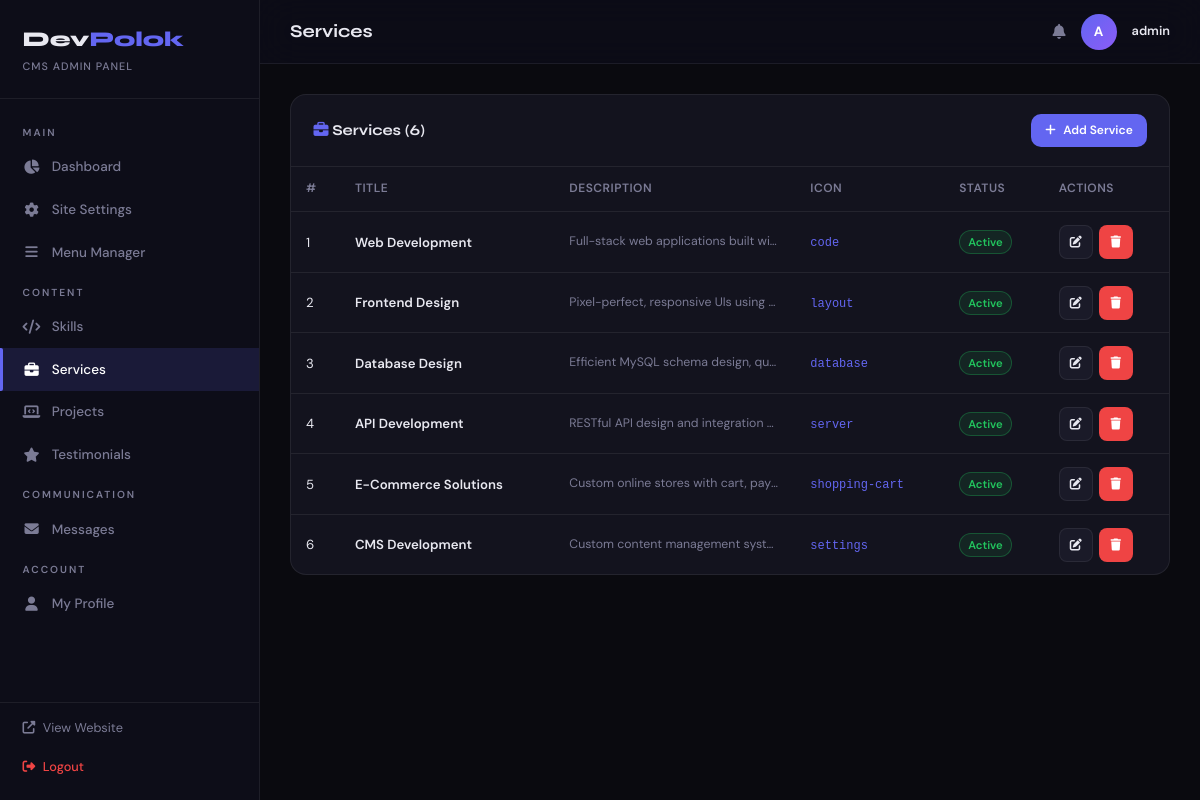
The app's page /devpolok/admin/services.php (signed in) with its own data.
### tables this page shows
CREATE TABLE IF NOT EXISTS services (
    id INT AUTO_INCREMENT PRIMARY KEY,
    title VARCHAR(150) NOT NULL,
    description TEXT,
    icon VARCHAR(100),
    sort_order INT DEFAULT 0,
    is_active TINYINT(1) DEFAULT 1,
    created_at TIMESTAMP DEFAULT CURRENT_TIMESTAMP
);

### devpolok/config.php (called while the page is built, shortened)
<?php
function sanitize($input) {
    return htmlspecialchars(trim($input), ENT_QUOTES, 'UTF-8');
}

### devpolok/admin/services.php (the view, shortened to what this page needs)
<?php
$pageTitle = 'Services';
require_once 'includes/header.php';
$pdo = getDB();
$services = $pdo->query("SELECT * FROM services ORDER BY sort_order ASC")->fetchAll();
$action = $_GET['action'] ?? 'list';
$editData = null;
?>
<?php if ($action === 'add' || $action === 'edit'): ?>
<div class="card">
    <div class="card-header">
        <span class="card-title"><?= $action==='edit'?'Edit Service':'Add Service' ?></span>
        <a href="services.php" class="btn btn-sm btn-secondary"><i class="fas fa-arrow-left"></i> Back</a>
    </div>
    <div class="card-body">
        <form method="POST">
            <input type="hidden" name="action" value="save">
            <input type="hidden" name="id" value="<?= $editData['id'] ?? 0 ?>">
            <div class="form-group">
                <label class="form-label">Service Title *</label>
                <input type="text" name="title" class="form-input" value="<?= sanitize($editData['title'] ?? '') ?>" required>
            </div>
            <div class="form-group">
                <label class="form-label">Description</label>
                <textarea name="description" class="form-textarea" rows="4"><?= sanitize($editData['description'] ?? '') ?></textarea>
            </div>
            <div class="form-row">
                <div class="form-group">
                    <label class="form-label">Icon</label>
                    <select name="icon" class="form-select">
                        <?php foreach (['code','layout','database','server','shopping-cart','settings','mobile','globe','shield','zap','users','mail'] as $ic): ?>
                        <option value="<?= $ic ?>" <?= ($editData['icon']??'code')===$ic?'selected':'' ?>><?= ucfirst($ic) ?></option>
                        <?php endforeach; ?>
                    </select>
                </div>
                <div class="form-group">
                    <label class="form-label">Sort Order</label>
                    <input type="number" name="sort_order" class="form-input" value="<?= $editData['sort_order'] ?? 0 ?>">
                </div>
            </div>
            <label class="toggle-switch" style="margin-bottom:1.5rem">
                <input type="checkbox" name="is_active" <?= ($editData['is_active']??1)?'checked':'' ?>>
                <span class="toggle-slider"></span>
                <span class="toggle-label">Active</span>
            </label>
            <div style="display:flex;gap:0.75rem;margin-top:1rem">
                <button type="submit" class="btn btn-primary"><i class="fas fa-save"></i> Save</button>
                <a href="services.php" class="btn btn-secondary">Cancel</a>
            </div>
        </form>
    </div>
</div>
<?php else: ?>
<div class="card">
    <div class="card-header">
        <span class="card-title"><i class="fas fa-briefcase" style="color:var(--primary)"></i> Services (<?= count($services) ?>)</span>
        <a href="services.php?action=add" class="btn btn-sm btn-primary"><i class="fas fa-plus"></i> Add Service</a>
    </div>
    <div class="table-wrap">
        <table>
            <thead><tr><th>#</th><th>Title</th><th>Description</th><th>Icon</th><th>Status</th><th>Actions</th></tr></thead>
            <tbody>
                <?php foreach ($services as $i => $s): ?>
                <tr>
                    <td><?= $i+1 ?></td>
                    <td style="font-weight:600"><?= sanitize($s['title']) ?></td>
                    <td class="truncate text-sm text-muted"><?= sanitize(substr($s['description'],0,80)) ?>...</td>
                    <td><code style="font-size:0.8rem;color:var(--primary)"><?= sanitize($s['icon']) ?></code></td>
                    <td><?= $s['is_active']?'<span class="badge-active">Active</span>':'<span class="badge-inactive">Hidden</span>' ?></td>
                    <td>
                        <div class="td-actions">
                            <a href="services.php?action=edit&id=<?= $s['id'] ?>" class="btn btn-sm btn-secondary btn-icon"><i class="fas fa-edit"></i></a>
                            <form method="POST" style="display:inline">
                                <button class="btn btn-sm btn-danger btn-icon confirm-delete"><i class="fas fa-trash"></i></button>
                            </form>
                        </div>
                    </td>
                </tr>
                <?php endforeach; ?>
            </tbody>
        </table>
    </div>
</div>
<?php endif; ?>
<?php require_once 'includes/footer.php'; ?>

### devpolok/admin/includes/header.php (shortened to what this page needs)
<?php
require_once dirname(__DIR__, 2) . '/config.php';
$pdo = getDB();
$unreadCount = $pdo->query("SELECT COUNT(*) FROM contact_messages WHERE is_read = 0")->fetchColumn();
$currentPage = basename($_SERVER['PHP_SELF'], '.php');
function adminNav($href, $icon, $label, $currentPage, $badge = 0) {
    $active = (basename($href, '.php') === $currentPage) ? 'active' : '';
    $badgeHtml = $badge > 0 ? '<span class="badge">' . $badge . '</span>' : '';
    return "<a href='$href' class='sidebar-link $active'><i class='$icon'></i> $label $badgeHtml</a>";
}
?>
<!DOCTYPE html>
<html lang="en" data-theme="dark">
<head>
    <link rel="stylesheet" href="https://cdnjs.cloudflare.com/ajax/libs/font-awesome/6.5.0/css/all.min.css">
    <link rel="stylesheet" href="<?= SITE_URL ?>/admin/assets/admin.css">
</head>
<body>
<div class="admin-layout">
<aside class="sidebar" id="sidebar">
    <div class="sidebar-logo">
        <span class="logo-text">Dev<span class="accent">Polok</span></span>
        <span class="sub">CMS ADMIN PANEL</span>
    </div>
    <nav class="sidebar-nav">
        <div class="nav-section-label">Main</div>
        <?= adminNav('index.php', 'fas fa-chart-pie', 'Dashboard', $currentPage) ?>
        <?= adminNav('settings.php', 'fas fa-cog', 'Site Settings', $currentPage) ?>
        <?= adminNav('menu.php', 'fas fa-bars', 'Menu Manager', $currentPage) ?>
        <div class="nav-section-label">Content</div>
        <?= adminNav('skills.php', 'fas fa-code', 'Skills', $currentPage) ?>
        <?= adminNav('services.php', 'fas fa-briefcase', 'Services', $currentPage) ?>
        <?= adminNav('projects.php', 'fas fa-laptop-code', 'Projects', $currentPage) ?>
        <?= adminNav('testimonials.php', 'fas fa-star', 'Testimonials', $currentPage) ?>
        <div class="nav-section-label">Communication</div>
        <?= adminNav('messages.php', 'fas fa-envelope', 'Messages', $currentPage, (int)$unreadCount) ?>
        <div class="nav-section-label">Account</div>
        <?= adminNav('profile.php', 'fas fa-user', 'My Profile', $currentPage) ?>
    </nav>
    <div class="sidebar-footer">
        <a href="<?= SITE_URL ?>/" target="_blank" class="view-site">
            <i class="fas fa-external-link-alt"></i> View Website
        </a>
        <a href="logout.php" class="logout-btn">
            <i class="fas fa-sign-out-alt"></i> Logout
        </a>
    </div>
</aside>
<main class="main-content">
<div class="topbar">
    <div class="topbar-left">
        <h1><?= $pageTitle ?? 'Dashboard' ?></h1>
    </div>
    <div class="topbar-right">
        <a href="messages.php" style="position:relative; color: var(--text-muted);">
            <i class="fas fa-bell"></i>
        </a>
        <div class="admin-avatar"><?= strtoupper(substr($_SESSION['admin_username'] ?? 'A', 0, 1)) ?></div>
        <span class="topbar-username"><?= sanitize($_SESSION['admin_username'] ?? 'Admin') ?></span>
    </div>
</div>
<div class="page-content">

### devpolok/admin/includes/footer.php (shortened to what this page needs)
</div>
</main>
</div>
</body>
</html>

### records on screen
services: title "Web Development", description "Full-stack web applications built wi…", icon "code", is_active "Active"
services: title "Frontend Design", description "Pixel-perfect, responsive UIs using…", icon "layout", is_active "Active"
services: title "Database Design", description "Efficient MySQL schema design, qu…", icon "database", is_active "Active"
services: title "API Development", description "RESTful API design and integration…", icon "server", is_active "Active"
services: title "E-Commerce Solutions", description "Custom online stores with cart, pay…", icon "shopping-cart", is_active "Active"
services: title "CMS Development", description "Custom content management syst…", icon "settings", is_active "Active"

### other values on screen
$label "Dashboard Site Settings Menu Manager Skills Services Projects Testimonials Messages My Profile"
$pageTitle "Services"
substr($_SESSION['admin_username'] ?? 'A', 0, 1) "A"
$_SESSION['admin_username'] "admin"
count($services) "6"
